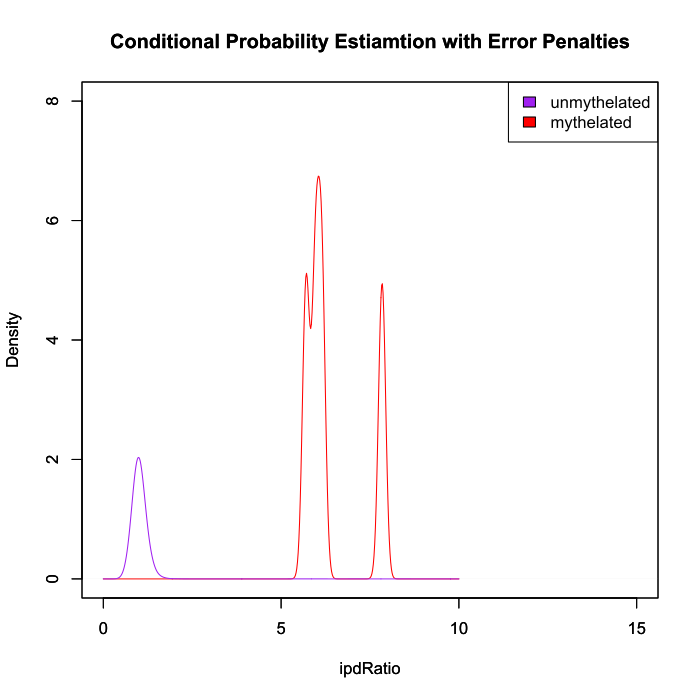

This chart was generated by the following R code:
#Question2f

source("hw1item2e.R", local = TRUE)


 cost_y_R <- ipdRatio_pdf$y *5  #take y values from methylated conditional pdf and multiply by 5
 
 #plot
 plot(ipdRatio_pdf$x, cost_y_R, type = 'l', ylim=c(0.00, 8), xlim=c(0,15), col='red', xlab="ipdRatio", ylab="Density", main = "Conditional Probability Estiamtion with Error Penalties")
 
 par(new=TRUE)
 
 plot(ipdRatio_pdf1, xlim=c(0,15), ylim=c(0.00, 8), col='purple', xlab="ipdRatio", main = "Conditional Probability Estiamtion with Error Penalties")
 
 legend('topright', legend = c("unmythelated", "mythelated"), fill = c("purple", "red"))
